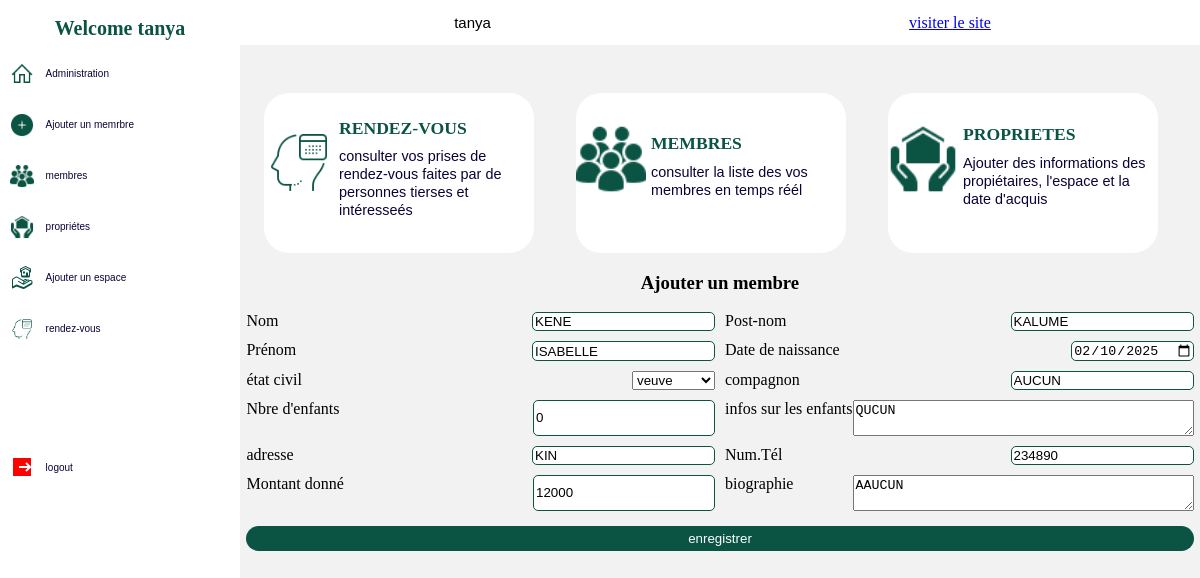
Page /edit_member/3/ (signed in) on the committed database.
### app/models.py (models this page shows, shortened)
class Membre (models.Model) :
    name = models.CharField(max_length=150)
    last_name = models.CharField(max_length=150)
    given_name = models.CharField(max_length=150)
    birth = models.DateField()
    address = models.CharField(max_length=300)
    number = models.PositiveIntegerField()
    bio = models.TextField()
    date_acquired = models.DateTimeField(auto_now_add=True)
    money_GIVE = models.PositiveBigIntegerField()
    children = models.PositiveBigIntegerField()
    infos_children = models.TextField()
    spouse = models.CharField(max_length=150)
    statut_choices = [
           ('MARIE' , 'marié'),
        ('CELIBATAIRE' , 'celibataire'),
           ('VEUVE' , 'veuve'),
    ]
    statut = models.CharField(max_length=11, choices=statut_choices, default='VEUVE')

### app/views.py (the view)
# urls.py: path('edit_member/<int:member_id>/',views.edit_member, name='edit_member'),
def edit_member(request, member_id):
    if request.user.is_superuser:
        member = get_object_or_404(Membre, id=member_id)
        form = MembreForm(request.POST, instance=member)
        if request.method == 'POST':
            if form.is_valid():
                form.save()
                return redirect ('detail_member',member_id=member.id)
        else:
            form = MembreForm(instance=member)
        return render (request, 'edit_member.html', {'member':member, 'form':form})
    else :
        return redirect ('home')

### app/forms.py
class MembreForm (forms.ModelForm):
    class Meta :
        model = Membre
        fields = ('name', 'last_name', 'given_name', 'birth', 'address','number','money_GIVE', 'bio','statut','children','infos_children','spouse')
        widgets = {
            'birth' :forms.DateInput(attrs={'type':'date'})
        }

### app/templates/edit_member.html (shortened to what this page needs)
<!DOCTYPE html>{% load static %}
<html lang="en">
<head>
    <link rel="stylesheet" type="text/css" href="{% static 'css/profiles.css' %}">
    <link rel="stylesheet" href="{% static 'css/member.css' %}">
</head>
<body>
  <div class="body">
    <nav class="nav-menu">
        <h1> Welcome {{user.username}}  </h1>
        <ul>
            <li><a href="{% url 'profile'  %}"><img src="{% static 'img/icons8-home-32.png' %}" alt=""> <span>Administration</span></a></li>
            <li><a href="{% url 'add_member'  %}"><img src="{% static 'img/icons8-add-50.png' %}" alt=""> <span>Ajouter un memrbre</span> </a></li>
            <li><a href="{% url 'member'  %}"><img src="{% static 'img/icons8-user-groups-50.png' %}" alt=""> <span>membres</span> </a></li>
            <li><a href="{% url 'property'  %}"><img src="{% static 'img/icons8-property-50.png' %}" alt=""><span>propriétes</span></a></li>
            <li><a href="{% url 'space_form'  %}"><img src="{% static 'img/icons8-property-48.png' %}" alt=""><span>Ajouter un espace</span></a></li>
            <li><a href="{% url 'appoint'  %}"><img src="{% static 'img/icons8-appointment-80.png' %}" alt=""><span>rendez-vous</span></a></li>
            <li class="logout"><a href="{% url 'login' %}"><img src="{% static 'img/icons8-logout-24.png' %}" alt=""> <span>logout</span> </a></li>
        </ul>
       </nav>
      <nav class="nav-body">
        <nav class="nav-bar">
            <div class="img">
                <span> {{user.username}}  {{user.last_name}}  </span>
            </div>
            <a href="{% url 'home' %}">visiter le site</a>
           </nav>
           <nav class="nav-content">
            <aside>
                <a href="">
                    <p><img src="{% static 'img/icons8-appointment-80.png' %}" alt=""><div class="infos">
                        <h2>RENDEZ-VOUS</h2>
                        <span>consulter vos prises de rendez-vous faites par de personnes tierses et intéresseés </span>
                    </div></p>
                </a>
            </aside>
            <aside>
                <a href="">
                    <p><img src="{% static 'img/icons8-user-groups-50.png' %}" alt=""><div class="infos">
                        <h2>MEMBRES</h2>
                        <span>consulter la liste des vos membres en temps réél</span>
                    </div></p>
                </a>
            </aside>
            <aside>
                <a href="">
                    <p><img src="{% static 'img/icons8-property-50.png' %}" alt=""><div class="infos">
                        <h2>PROPRIETES</h2>
                        <span>Ajouter des informations des propiétaires, l'espace et la date d'acquis </span>
                    </div></p>
                </a>
            </aside>
           </nav>
           <div class="form-member">
            <nav>
                <h3>Ajouter un membre</h3>
                <form  method="post">
                <nav>
                    <div><label for="">Nom</label> {{form.name}}
                   </div>
                    <div><label for="">Post-nom</label>{{form.last_name}}
                   </div>
                    <div><label for="">Prénom</label>{{form.given_name}}</div>
                    <div><label for="">Date de naissance</label> {{form.birth}}
                   </div>
                    <div><label for="">état civil</label>{{form.statut}}
                   </div>
                    <div><label for="">compagnon</label>{{form.spouse}}
                   </div>
                    <div><label for="">Nbre d'enfants</label>{{form.children}}
                   </div>
                    <div><label for="">infos sur les enfants</label>{{form.infos_children}}
                   </div>
                   <div><label for="">adresse</label>{{form.address}}
                   </div>
                   <div><label for="">Num.Tél</label>{{form.number}}
                   </div>
                   <div><label for="">Montant donné</label>{{form.money_GIVE}}
                   </div>
                   <div><label for="">biographie</label>{{form.bio}}
                   </div>
                </nav>
                    <button type="submit">enregistrer</button>
                </form>
            </nav>
          </div>
      </nav>
  </div>
</body>
</html>

### app/static/css/profiles.css (style rules this page uses)
.body { display: flex; background-color: rgba(226, 225, 225, 0.438); left: 0; right: 0; position: fixed; height: 100%; width: 100%; top: 0; }
.nav-menu { width: 300px; height: 100%; position: relative; background-color: white; }
.nav-menu ul { left: 0; margin-left: 4%; padding: 0; }
.nav-menu ul li { list-style-type: none; margin-bottom: 1em; }
.nav-menu ul li a { display: flex; text-decoration: none; align-items: center; align-content: center; }
.logout { margin-top: 45%; }
.nav-menu ul li a span { padding: 12px; font-size: 10px; color: rgb(12, 2, 54); font-family: Arial, Helvetica, sans-serif; }
.nav-menu ul li img { width: 1.5em; height: 1.5em; }
.nav-menu h1 { display: flex; justify-content: center; font-family:'Times New Roman', Times, serif; font-weight: 900; color: rgb(11, 84, 68); font-size: 20px; }
.nav-bar { width: 100%; display: flex; background-color: white; height: 45px; justify-content: space-around; align-items: center; align-content: center; }
.nav-bar .img { display: flex; align-items: center; align-content: center; }
.nav-bar .img span { font-size: 15px; font-family: Arial, Helvetica, sans-serif; margin-left: 5px; }
.nav-body { width: 100%; }
.nav-content { display: grid; grid-template-columns: repeat(3, 1fr); justify-content: center; margin-top: 5%; margin-left: 1.5em; }
.nav-content aside { width: 270px; height: 160px; background-color: white; border-radius: 25px; border: none; }
.nav-content aside a { display: flex; text-decoration: none; align-content: center; align-items: center; padding-top: 15px; }
.nav-content aside a img { width: 70px; height: 70px; }
.nav-content aside a .infos { margin-left: 5px; }
.nav-content aside a .infos h2 { color: rgb(11, 84, 68); font-family: 'Times New Roman', Times, serif; line-height: 10px; font-size: 1.1em; }
.nav-content aside a .infos span { color: rgb(12, 2, 54); font-family: sans-serif; font-size: 0.9em; }

### app/static/css/member.css (style rules this page uses)
.form-member form nav { display: grid; grid-template-columns: repeat(2,1fr); gap: 10px; }
.form-member form { display: grid; justify-content: center; }
.form-member form input { border: 1px solid rgb(11, 84, 68) ; outline: none; border-radius:5px ; }
.form-member form textarea { height: 30px; }
.form-member form div { display: flex; justify-content: space-between; }
.form-member nav h3 { display: flex; justify-content: center; font-family: 'Times New Roman', Times, serif; }
.form-member button { border: none; border-radius: 15px; background-color: rgb(11, 84, 68); margin-top: 15px; color: white; padding: 5px ; cursor: pointer; }

### rows in the picture
Membre: name "KENE", last_name "KALUME", given_name "ISABELLE", birth "02/10/2025", statut "veuve", spouse "AUCUN", children "0", infos_children "QUCUN", address "KIN", number "234890", money_GIVE "12000", bio "AAUCUN"

### other values in the picture
{{ user.username }} "tanya"
